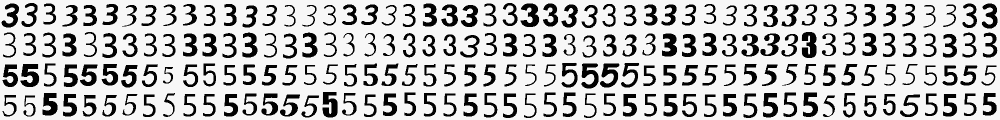
//> input picture 09_traffic_detect/G_Th_F.jpg, 2000 x 240 px (shown at 1/2 size)
$ ./소스   (built with g++ and OpenCV 4)
//> lines starting //> are read from the running program, lines starting //| are printed output that depends on the picture; after the words box and inside, x2 and y2 are one past the last pixel; in counts of white or black regions, pixels touching at a corner belong together
#include "opencv2/opencv.hpp"
#include <iostream>

using namespace cv;
using namespace cv::ml;
using namespace std;

Ptr<SVM> train_hog_svm(const HOGDescriptor& hog);
void on_mouse(int event, int x, int y, int flags, void* userdata);

int main()
{
#if _DEBUG
    cout << "svmdigits.exe should be built as Release mode!" << endl;
    return 0;
#endif

    HOGDescriptor hog(Size(20, 20), Size(10, 10), Size(5, 5), Size(5, 5), 9);

    Ptr<SVM> svm = train_hog_svm(hog);
//> in train_hog_svm, digits is the input picture: 240 rows x 2000 cols, CV_8UC1; min 0, max 255, mean 191.6
//> after the loop in train_hog_svm, `for (int j = 0; j < 4; j++)`: train_labels = 200 values from 0 to 1

    if (svm.empty()) {
        cerr << "Training failed!" << endl;
        return -1;
    }

    Mat img = Mat::zeros(600, 400, CV_8U);
    img = Scalar::all(255);

    imshow("img", img);
    setMouseCallback("img", on_mouse, (void*)&img);

    while (true) {
        int c = waitKey();
//> the left mouse button is pressed at (100, 150)
//> the mouse is dragged to (200, 300)
//> call 2 of on_mouse, with event = 0, x = 200, y = 300, flags = 1
//> in on_mouse (call 2), `line(img, ptPrev, Point(x, y), Scalar::all(0), 40, LINE_AA, 0);`:
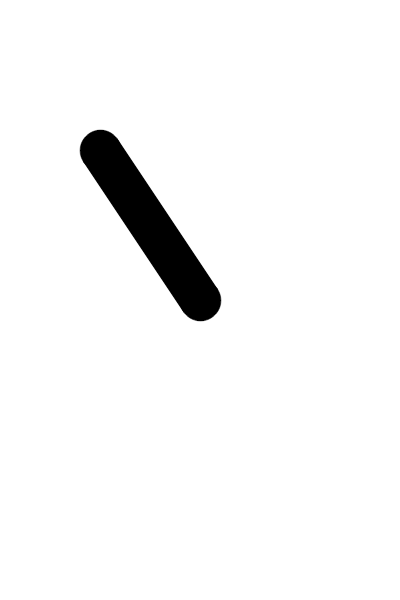
//> img: 600 rows x 400 cols, CV_8UC1; min 0, max 255, mean 245.7
//> the mouse is dragged to (300, 450)
//> call 3 of on_mouse, with event = 0, x = 300, y = 450, flags = 1
//> in on_mouse (call 3), `line(img, ptPrev, Point(x, y), Scalar::all(0), 40, LINE_AA, 0);`:
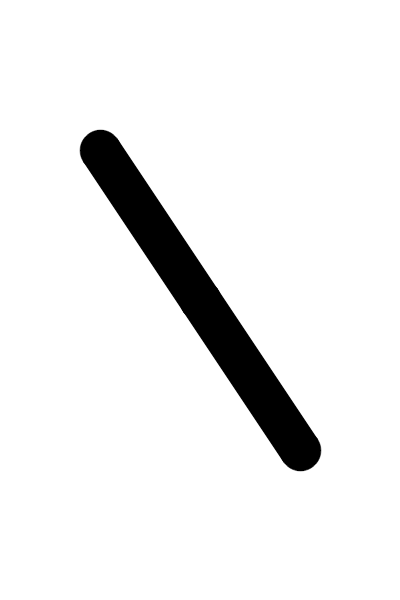
//> img: 600 rows x 400 cols, CV_8UC1; 3.23% of pixels changed, all inside (x1, y1, x2, y2) = (180, 285, 322, 472)
//> the button is released at (300, 450)
//> the Esc key is pressed

        if (c == 27) {
            break;
        }
        else if (c == ' ') {
            Mat img_resize;
            resize(img, img_resize, Size(40, 60), 0, 0, INTER_AREA);

            vector<float> desc;
            hog.compute(img_resize, desc);

            Mat desc_mat(desc);
            int res = cvRound(svm->predict(desc_mat.t()));
            cout << res << endl;

            img.setTo(255);
            imshow("img", img);
        }
    }

    return 0;
}

Ptr<SVM> train_hog_svm(const HOGDescriptor& hog)
{
    Mat digits = imread("G_Th_F.jpg", IMREAD_GRAYSCALE);

    if (digits.empty()) {
        cerr << "Image load failed!" << endl;
        return 0;
    }

    Mat train_hog, train_labels;

    for (int j = 0; j < 4; j++) {
        for (int i = 0; i < 50; i++) {
            Mat roi = digits(Rect(i * 40, j * 60, 40, 60));

            vector<float> desc;
            hog.compute(roi, desc);

            Mat desc_mat(desc);
            train_hog.push_back(desc_mat.t());
            if(j <= 1)
                train_labels.push_back(0);
            else
                train_labels.push_back(1);
        }
    }

    Ptr<SVM> svm = SVM::create();
    svm->setType(SVM::Types::C_SVC);
    svm->setKernel(SVM::KernelTypes::LINEAR);
    svm->setC(2.5);
    svm->setGamma(0.50625);
    svm->train(train_hog, ROW_SAMPLE, train_labels);

    return svm;
}

Point ptPrev(-1, -1);

void on_mouse(int event, int x, int y, int flags, void* userdata)
{
    Mat img = *(Mat*)userdata;

    if (event == EVENT_LBUTTONDOWN)
        ptPrev = Point(x, y);
    else if (event == EVENT_LBUTTONUP)
        ptPrev = Point(-1, -1);
    else if (event == EVENT_MOUSEMOVE && (flags & EVENT_FLAG_LBUTTON)) {
        line(img, ptPrev, Point(x, y), Scalar::all(0), 40, LINE_AA, 0);
        ptPrev = Point(x, y);
    }

    imshow("img", img);
}
